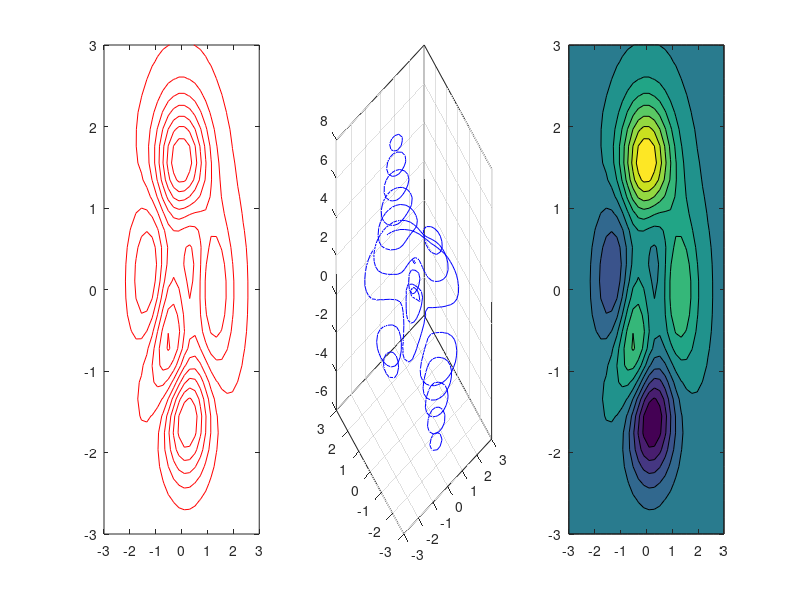

This chart was generated by the following MATLAB code:
% contour contour3 contourf
[x,y,z]=peaks(30);
subplot(1,3,1);
contour(x,y,z,12,'r');
subplot(1,3,2);
contour3(x,y,z,12,'b');
subplot(1,3,3);
contourf(x,y,z,12);